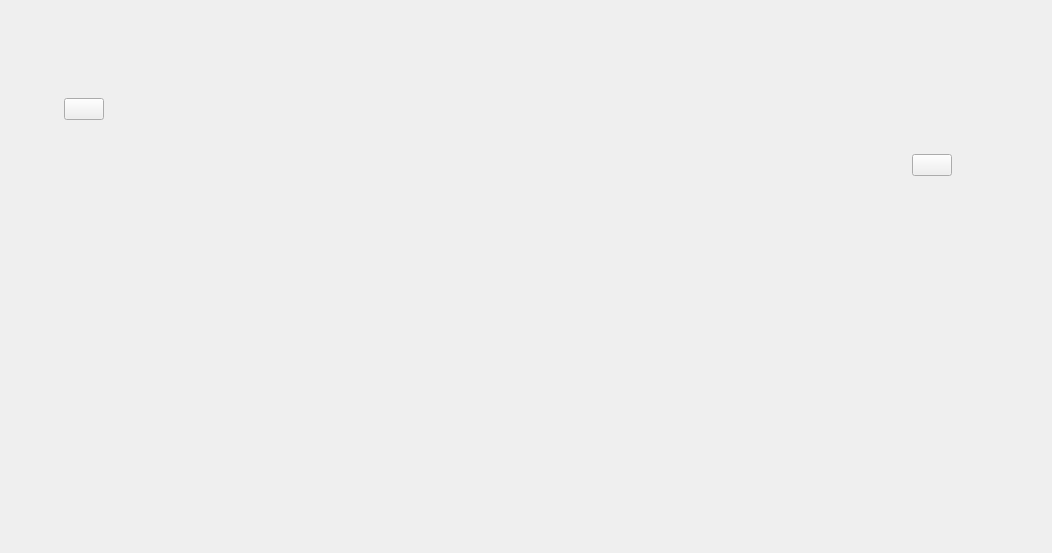
<?xml version="1.0" encoding="UTF-8"?>
<ui version="4.0">
 <class>PLSSceneTemplateDetailScene</class>
 <widget class="QWidget" name="PLSSceneTemplateDetailScene">
  <property name="geometry">
   <rect>
    <x>0</x>
    <y>0</y>
    <width>1052</width>
    <height>553</height>
   </rect>
  </property>
  <property name="windowTitle">
   <string>Form</string>
  </property>
  <layout class="QVBoxLayout" name="verticalLayout_5">
   <property name="spacing">
    <number>0</number>
   </property>
   <property name="leftMargin">
    <number>30</number>
   </property>
   <property name="topMargin">
    <number>25</number>
   </property>
   <property name="rightMargin">
    <number>0</number>
   </property>
   <property name="bottomMargin">
    <number>30</number>
   </property>
   <item>
    <layout class="QHBoxLayout" name="horizontalLayout_2" stretch="0,1">
     <property name="spacing">
      <number>0</number>
     </property>
     <item>
      <widget class="PLSSceneTemplateReturnButton" name="returnButton" native="true"/>
     </item>
     <item>
      <spacer name="horizontalSpacer_3">
       <property name="orientation">
        <enum>Qt::Horizontal</enum>
       </property>
       <property name="sizeHint" stdset="0">
        <size>
         <width>40</width>
         <height>20</height>
        </size>
       </property>
      </spacer>
     </item>
    </layout>
   </item>
   <item>
    <layout class="QHBoxLayout" name="horizontalLayout_4" stretch="1,0">
     <property name="spacing">
      <number>0</number>
     </property>
     <item>
      <widget class="QFrame" name="leftFrame">
       <property name="sizePolicy">
        <sizepolicy hsizetype="Expanding" vsizetype="Preferred">
         <horstretch>0</horstretch>
         <verstretch>0</verstretch>
        </sizepolicy>
       </property>
       <property name="frameShape">
        <enum>QFrame::NoFrame</enum>
       </property>
       <property name="frameShadow">
        <enum>QFrame::Raised</enum>
       </property>
       <layout class="QVBoxLayout" name="verticalLayout">
        <property name="spacing">
         <number>0</number>
        </property>
        <property name="leftMargin">
         <number>0</number>
        </property>
        <property name="topMargin">
         <number>23</number>
        </property>
        <property name="rightMargin">
         <number>0</number>
        </property>
        <property name="bottomMargin">
         <number>0</number>
        </property>
        <item>
         <layout class="QHBoxLayout" name="horizontalLayout">
          <property name="spacing">
           <number>0</number>
          </property>
          <property name="rightMargin">
           <number>0</number>
          </property>
          <item>
           <widget class="QLabel" name="detailSceneNameLabel">
            <property name="minimumSize">
             <size>
              <width>30</width>
              <height>0</height>
             </size>
            </property>
            <property name="text">
             <string/>
            </property>
           </widget>
          </item>
          <item>
           <spacer name="horizontalSpacer">
            <property name="orientation">
             <enum>Qt::Horizontal</enum>
            </property>
            <property name="sizeType">
             <enum>QSizePolicy::Fixed</enum>
            </property>
            <property name="sizeHint" stdset="0">
             <size>
              <width>8</width>
              <height>0</height>
             </size>
            </property>
           </spacer>
          </item>
          <item alignment="Qt::AlignVCenter">
           <widget class="QLabel" name="detailSceneIconLabel">
            <property name="minimumSize">
             <size>
              <width>30</width>
              <height>0</height>
             </size>
            </property>
            <property name="text">
             <string/>
            </property>
           </widget>
          </item>
          <item>
           <spacer name="horizontalSpacer_2">
            <property name="orientation">
             <enum>Qt::Horizontal</enum>
            </property>
            <property name="sizeHint" stdset="0">
             <size>
              <width>40</width>
              <height>20</height>
             </size>
            </property>
           </spacer>
          </item>
         </layout>
        </item>
        <item>
         <spacer name="verticalSpacer_3">
          <property name="orientation">
           <enum>Qt::Vertical</enum>
          </property>
          <property name="sizeType">
           <enum>QSizePolicy::Fixed</enum>
          </property>
          <property name="sizeHint" stdset="0">
           <size>
            <width>0</width>
            <height>10</height>
           </size>
          </property>
         </spacer>
        </item>
        <item>
         <layout class="QHBoxLayout" name="horizontalLayout_3">
          <property name="spacing">
           <number>0</number>
          </property>
          <item>
           <widget class="QLabel" name="detailResolutionLabel">
            <property name="minimumSize">
             <size>
              <width>30</width>
              <height>0</height>
             </size>
            </property>
            <property name="text">
             <string/>
            </property>
           </widget>
          </item>
          <item>
           <spacer name="horizontalSpacer_4">
            <property name="orientation">
             <enum>Qt::Horizontal</enum>
            </property>
            <property name="sizeType">
             <enum>QSizePolicy::Fixed</enum>
            </property>
            <property name="sizeHint" stdset="0">
             <size>
              <width>4</width>
              <height>20</height>
             </size>
            </property>
           </spacer>
          </item>
          <item>
           <widget class="QPushButton" name="detailSceneTipButton">
            <property name="toolTip">
             <string>SceneTemplate.Detail.Scene.Resolution.Tip</string>
            </property>
            <property name="text">
             <string/>
            </property>
           </widget>
          </item>
          <item>
           <spacer name="horizontalSpacer_5">
            <property name="orientation">
             <enum>Qt::Horizontal</enum>
            </property>
            <property name="sizeType">
             <enum>QSizePolicy::Fixed</enum>
            </property>
            <property name="sizeHint" stdset="0">
             <size>
              <width>10</width>
              <height>20</height>
             </size>
            </property>
           </spacer>
          </item>
          <item>
           <widget class="QLabel" name="detailSceneRoundLabel">
            <property name="minimumSize">
             <size>
              <width>30</width>
              <height>0</height>
             </size>
            </property>
            <property name="text">
             <string/>
            </property>
           </widget>
          </item>
          <item>
           <spacer name="horizontalSpacer_6">
            <property name="orientation">
             <enum>Qt::Horizontal</enum>
            </property>
            <property name="sizeType">
             <enum>QSizePolicy::Fixed</enum>
            </property>
            <property name="sizeHint" stdset="0">
             <size>
              <width>10</width>
              <height>20</height>
             </size>
            </property>
           </spacer>
          </item>
          <item>
           <widget class="QLabel" name="detailSceneCountLabel">
            <property name="minimumSize">
             <size>
              <width>30</width>
              <height>0</height>
             </size>
            </property>
            <property name="text">
             <string/>
            </property>
           </widget>
          </item>
          <item>
           <spacer name="horizontalSpacer_7">
            <property name="orientation">
             <enum>Qt::Horizontal</enum>
            </property>
            <property name="sizeHint" stdset="0">
             <size>
              <width>40</width>
              <height>20</height>
             </size>
            </property>
           </spacer>
          </item>
         </layout>
        </item>
        <item>
         <spacer name="verticalSpacer_2">
          <property name="orientation">
           <enum>Qt::Vertical</enum>
          </property>
          <property name="sizeHint" stdset="0">
           <size>
            <width>20</width>
            <height>40</height>
           </size>
          </property>
         </spacer>
        </item>
       </layout>
      </widget>
     </item>
     <item>
      <widget class="QFrame" name="rightFrame">
       <property name="minimumSize">
        <size>
         <width>240</width>
         <height>0</height>
        </size>
       </property>
       <property name="frameShape">
        <enum>QFrame::NoFrame</enum>
       </property>
       <property name="frameShadow">
        <enum>QFrame::Raised</enum>
       </property>
       <layout class="QVBoxLayout" name="verticalLayout_2">
        <property name="spacing">
         <number>0</number>
        </property>
        <property name="leftMargin">
         <number>0</number>
        </property>
        <property name="topMargin">
         <number>0</number>
        </property>
        <property name="rightMargin">
         <number>0</number>
        </property>
        <property name="bottomMargin">
         <number>0</number>
        </property>
        <item>
         <spacer name="verticalSpacer">
          <property name="orientation">
           <enum>Qt::Vertical</enum>
          </property>
          <property name="sizeHint" stdset="0">
           <size>
            <width>20</width>
            <height>27</height>
           </size>
          </property>
         </spacer>
        </item>
        <item alignment="Qt::AlignHCenter|Qt::AlignVCenter">
         <widget class="PLSSceneInstallButton" name="installButton">
          <property name="text">
           <string/>
          </property>
         </widget>
        </item>
        <item>
         <spacer name="verticalSpacer_4">
          <property name="orientation">
           <enum>Qt::Vertical</enum>
          </property>
          <property name="sizeHint" stdset="0">
           <size>
            <width>0</width>
            <height>47</height>
           </size>
          </property>
         </spacer>
        </item>
       </layout>
      </widget>
     </item>
    </layout>
   </item>
   <item>
    <layout class="QHBoxLayout" name="horizontalLayout_5" stretch="1,0">
     <property name="spacing">
      <number>0</number>
     </property>
     <property name="rightMargin">
      <number>0</number>
     </property>
     <item>
      <widget class="QFrame" name="displayFrame">
       <property name="minimumSize">
        <size>
         <width>500</width>
         <height>0</height>
        </size>
       </property>
       <property name="frameShape">
        <enum>QFrame::NoFrame</enum>
       </property>
       <property name="frameShadow">
        <enum>QFrame::Raised</enum>
       </property>
       <layout class="QVBoxLayout" name="verticalLayout_3">
        <property name="spacing">
         <number>0</number>
        </property>
        <property name="leftMargin">
         <number>0</number>
        </property>
        <property name="topMargin">
         <number>0</number>
        </property>
        <property name="rightMargin">
         <number>0</number>
        </property>
        <property name="bottomMargin">
         <number>0</number>
        </property>
        <item>
         <widget class="PLSMediaRender" name="mainSceneVideoView" native="true"/>
        </item>
        <item>
         <widget class="PLSSceneTemplateImageView" name="mainSceneImageView" native="true">
          <property name="sizePolicy">
           <sizepolicy hsizetype="Preferred" vsizetype="Preferred">
            <horstretch>0</horstretch>
            <verstretch>0</verstretch>
           </sizepolicy>
          </property>
         </widget>
        </item>
       </layout>
      </widget>
     </item>
     <item>
      <widget class="QFrame" name="chooseListFrame">
       <property name="frameShape">
        <enum>QFrame::NoFrame</enum>
       </property>
       <property name="frameShadow">
        <enum>QFrame::Raised</enum>
       </property>
       <layout class="QVBoxLayout" name="verticalLayout_4">
        <property name="spacing">
         <number>0</number>
        </property>
        <property name="leftMargin">
         <number>20</number>
        </property>
        <property name="topMargin">
         <number>0</number>
        </property>
        <property name="rightMargin">
         <number>13</number>
        </property>
        <property name="bottomMargin">
         <number>0</number>
        </property>
        <item>
         <widget class="QScrollArea" name="scrollArea">
          <property name="frameShape">
           <enum>QFrame::NoFrame</enum>
          </property>
          <property name="horizontalScrollBarPolicy">
           <enum>Qt::ScrollBarAlwaysOff</enum>
          </property>
          <property name="widgetResizable">
           <bool>true</bool>
          </property>
          <widget class="QWidget" name="scrollAreaWidgetContents">
           <property name="geometry">
            <rect>
             <x>0</x>
             <y>0</y>
             <width>68</width>
             <height>236</height>
            </rect>
           </property>
           <layout class="QVBoxLayout" name="verticalResourceLayout">
            <property name="spacing">
             <number>8</number>
            </property>
            <property name="leftMargin">
             <number>0</number>
            </property>
            <property name="topMargin">
             <number>0</number>
            </property>
            <property name="rightMargin">
             <number>0</number>
            </property>
            <property name="bottomMargin">
             <number>0</number>
            </property>
           </layout>
          </widget>
         </widget>
        </item>
       </layout>
      </widget>
     </item>
    </layout>
   </item>
  </layout>
 </widget>
 <customwidgets>
  <customwidget>
   <class>PLSSceneTemplateImageView</class>
   <extends>QWidget</extends>
   <header>PLSSceneTemplateImageView.h</header>
   <container>1</container>
  </customwidget>
  <customwidget>
   <class>PLSMediaRender</class>
   <extends>QWidget</extends>
   <header>PLSMediaRender.h</header>
   <container>1</container>
  </customwidget>
  <customwidget>
   <class>PLSSceneInstallButton</class>
   <extends>QPushButton</extends>
   <header>PLSSceneInstallButton.h</header>
  </customwidget>
  <customwidget>
   <class>PLSSceneTemplateReturnButton</class>
   <extends>QWidget</extends>
   <header>PLSSceneTemplateReturnButton.h</header>
   <container>1</container>
  </customwidget>
 </customwidgets>
 <resources/>
 <connections/>
</ui>
